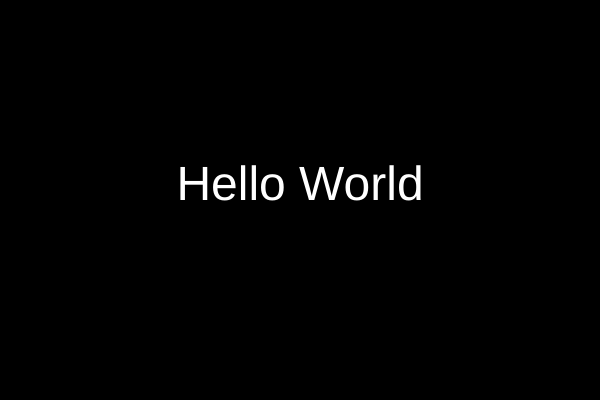
Frame 1 (no input)
Frame 60 (no input): identical to frame 1, image omitted
Frame 120 (the mouse pressed at the canvas centre since frame 60): identical to frame 1, image omitted

The p5.js sketch that drew this single still picture (run headless with seeded random() and noise() and a simulated clock; from frame 60 on, the mouse is pressed at the canvas centre):

// p5.js sketch
// ── sketch.js

// Setup code goes here
function setup() {
  createCanvas(600, 400);
  textSize(48)
  textAlign(CENTER)
 }


// Draw code goes here
function draw() {
  background(0);
  fill(255)
  text('Hello World' ,width/2, height/2)
}
